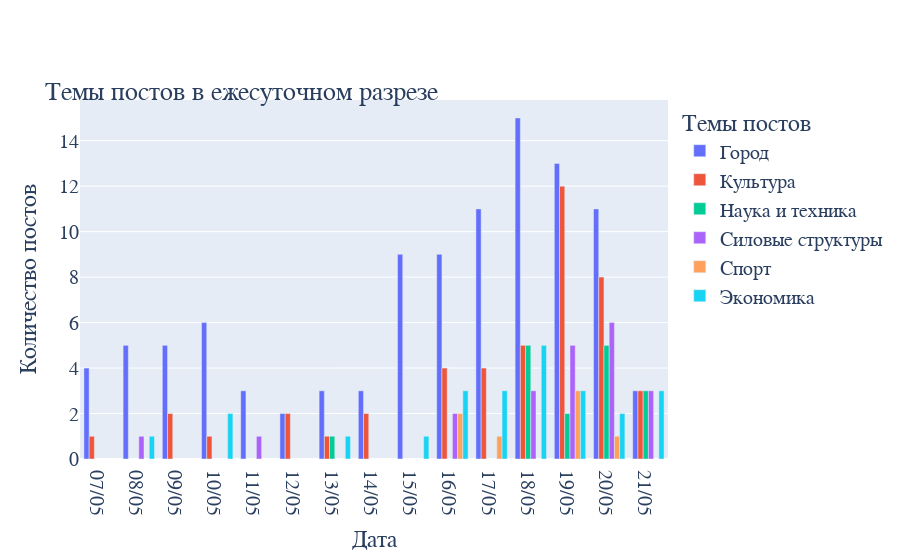

Write notebook code for a chart like this one.
### Code cell
dates = df_topic_slice.columns[1:]
topics = df_topic_slice['topic']
data = []

for i, topic in enumerate(topics):
    data.append(go.Bar(name=topic, 
                       x=dates, 
                       y=df_topic_slice.iloc[i, 1:]))
    
fig = go.Figure(data=data)
# Change the bar mode
fig.update_layout(barmode='group')

fig.update_layout(
    font=dict(family='Courier New, monospace', size=20),
    xaxis_title='Дата',
    yaxis_title='Количество постов',
    legend_title='Темы постов',
    title=dict(text="Темы постов в ежесуточном разрезе", font=dict(size=26), automargin=True, yref='paper')
)
save_diagram(fig, 'темы_постов_в_ежесуточном_разрезе_вариант_1')
fig.show()

### Figure 1 — Plotly figure (JSON) as saved in the notebook; plotly's stock layout.template omitted (floating-point values rounded to 4 significant figures)
{"data": [{"name": "Город", "type": "bar", "x": ["07/05", "08/05", "09/05", "10/05", "11/05", "12/05", "13/05", "14/05", "15/05", "16/05", "17/05", "18/05", "19/05", "20/05", "21/05"], "y": [4, 5, 5, 6, 3, 2, 3, 3, 9, 9, 11, 15, 13, 11, 3]}, {"name": "Культура", "type": "bar", "x": ["07/05", "08/05", "09/05", "10/05", "11/05", "12/05", "13/05", "14/05", "15/05", "16/05", "17/05", "18/05", "19/05", "20/05", "21/05"], "y": [1, null, 2, 1, null, 2, 1, 2, null, 4, 4, 5, 12, 8, 3]}, {"name": "Наука и техника", "type": "bar", "x": ["07/05", "08/05", "09/05", "10/05", "11/05", "12/05", "13/05", "14/05", "15/05", "16/05", "17/05", "18/05", "19/05", "20/05", "21/05"], "y": [null, null, null, null, null, null, 1, null, null, null, null, 5, 2, 5, 3]}, {"name": "Силовые структуры", "type": "bar", "x": ["07/05", "08/05", "09/05", "10/05", "11/05", "12/05", "13/05", "14/05", "15/05", "16/05", "17/05", "18/05", "19/05", "20/05", "21/05"], "y": [null, 1, null, null, 1, null, null, null, null, 2, null, 3, 5, 6, 3]}, {"name": "Спорт", "type": "bar", "x": ["07/05", "08/05", "09/05", "10/05", "11/05", "12/05", "13/05", "14/05", "15/05", "16/05", "17/05", "18/05", "19/05", "20/05", "21/05"], "y": [null, null, null, null, null, null, null, null, null, 2, 1, null, 3, 1, null]}, {"name": "Экономика", "type": "bar", "x": ["07/05", "08/05", "09/05", "10/05", "11/05", "12/05", "13/05", "14/05", "15/05", "16/05", "17/05", "18/05", "19/05", "20/05", "21/05"], "y": [null, 1, null, 2, null, null, 1, null, 1, 3, 3, 5, 3, 2, 3]}], "layout": {"barmode": "group", "font": {"family": "Courier New, monospace", "size": 20}, "legend": {"title": {"text": "Темы постов"}}, "title": {"automargin": true, "font": {"size": 26}, "text": "Темы постов в ежесуточном разрезе", "yref": "paper"}, "xaxis": {"title": {"text": "Дата"}}, "yaxis": {"title": {"text": "Количество постов"}}}}
